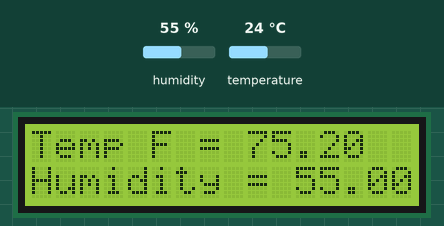
Simulated run of this sketch. Board: Arduino Uno, built with avr-gcc and run on an emulated ATmega328P. Shown: 16×2 character LCD. The test bench sets the inputs (shaded band); at power-on: humidity 55 %, temperature 24 °C. What the sketch prints to the serial monitor is not drawn.

Above: at 1.3 s.
1.4 s: humidity set to 22 %
At 2.6 s:
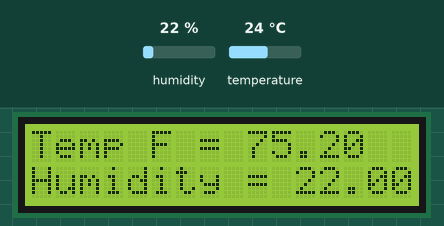
4.7 s: temperature set to 12 °C
At 6.7 s:
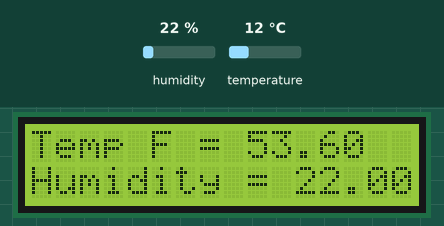
7.8 s: humidity set to 40 %
At 8.8 s:
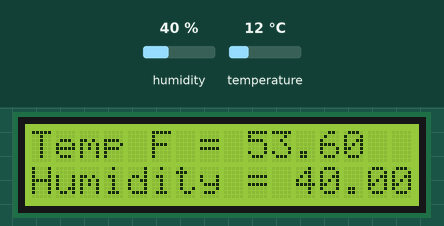
10.6 s: temperature set to 19 °C
At 12.9 s:
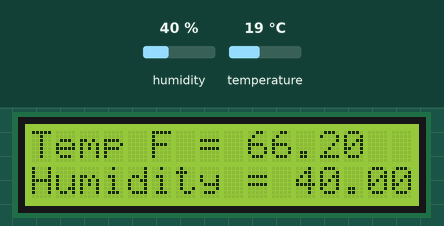
Timing chart, 0 to 14.4 s (numbered marks = the images above; inputs shaded):
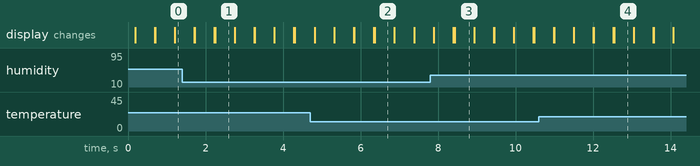

Measured:
- after the input at 1.4 s, the display: first differs from a run without the input after 0.85 s (image 1)
- after the input at 4.7 s, the display: first differs from a run without the input after 1.7 s (image 2)
- after the input at 7.8 s, the display: first differs from a run without the input after 0.63 s (image 3)
- after the input at 10.6 s, the display: first differs from a run without the input after 1.9 s (image 4)
- what the display in image 1 shows lasts 0.5 s, from 2.3 s to 2.8 s

The sketch:

Lesson51.ino
```cpp
// Lesson 51: DHT11 temperature and humidity sensor with LCD display
// Essential libraries:
#include "DHT.h"
#include <LiquidCrystal.h>

// Constants:
#define Type DHT11

// Variables:
int sensorPin = 2;
float humidity;
float tempC;
float tempF;
int dt=100;
int rs = 7;
int en = 8;
int d4 = 9;
int d5 = 10;
int d6 = 11;
int d7 = 12;

// Object instantiations
DHT HT(sensorPin, Type);
LiquidCrystal lcd(rs, en, d4, d5, d6, d7);

// Set-up
void setup() {
  Serial.begin(9600);
  HT.begin();
  delay(dt);
  lcd.begin(16, 2);
}

// Loop
void loop() {
  humidity = HT.readHumidity();
  tempC = HT.readTemperature();
  tempF = HT.readTemperature(true);

  lcd.setCursor(0,0);
  lcd.print("Temp F = ");
  lcd.print(tempF);

  lcd.setCursor(0,1);
  lcd.print("Humidity = ");
  lcd.print(humidity);
  lcd.print(" %");
  delay(500);
  lcd.clear();


  Serial.print("Humidity: ");
  Serial.print(humidity);
  Serial.print(" Temperature C: ");
  Serial.print(tempC);
  Serial.print(" Temperature F: ");
  Serial.println(tempF);
//  delay(dt);
}
```
